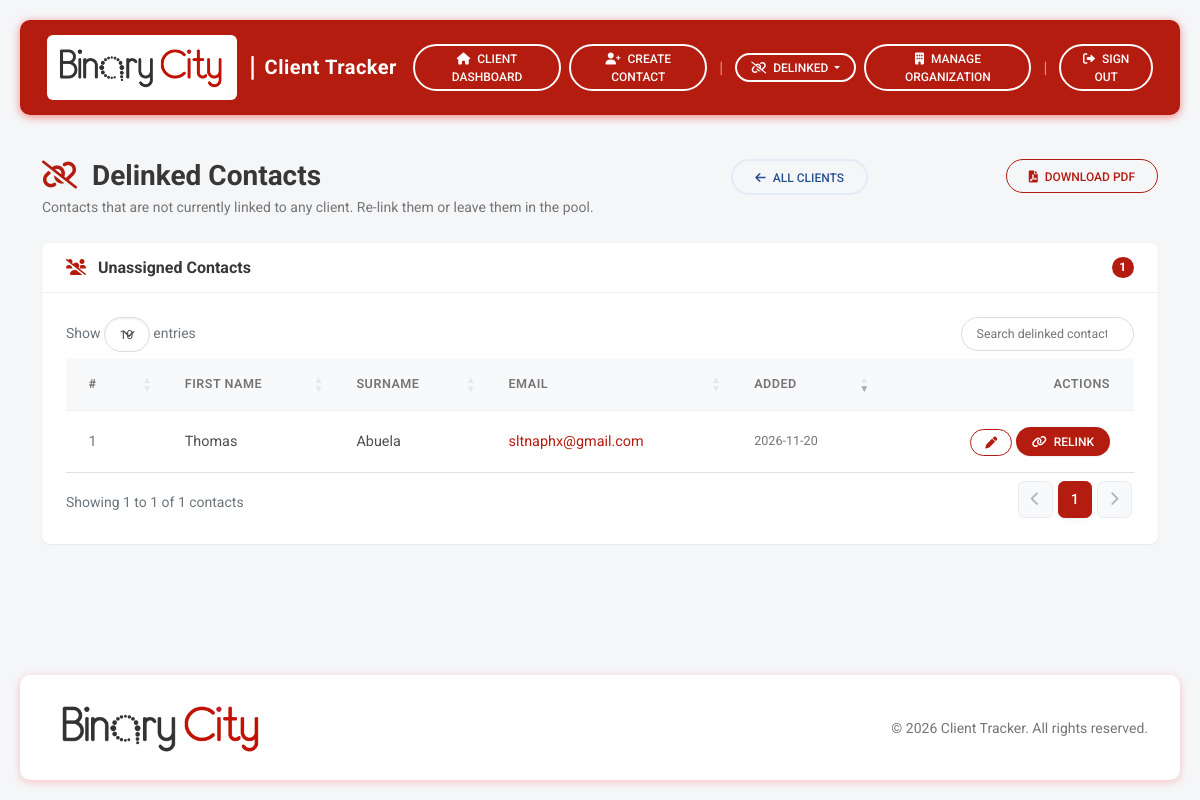
The page /contacts/delinked/ (signed in) on the database as committed earlier.
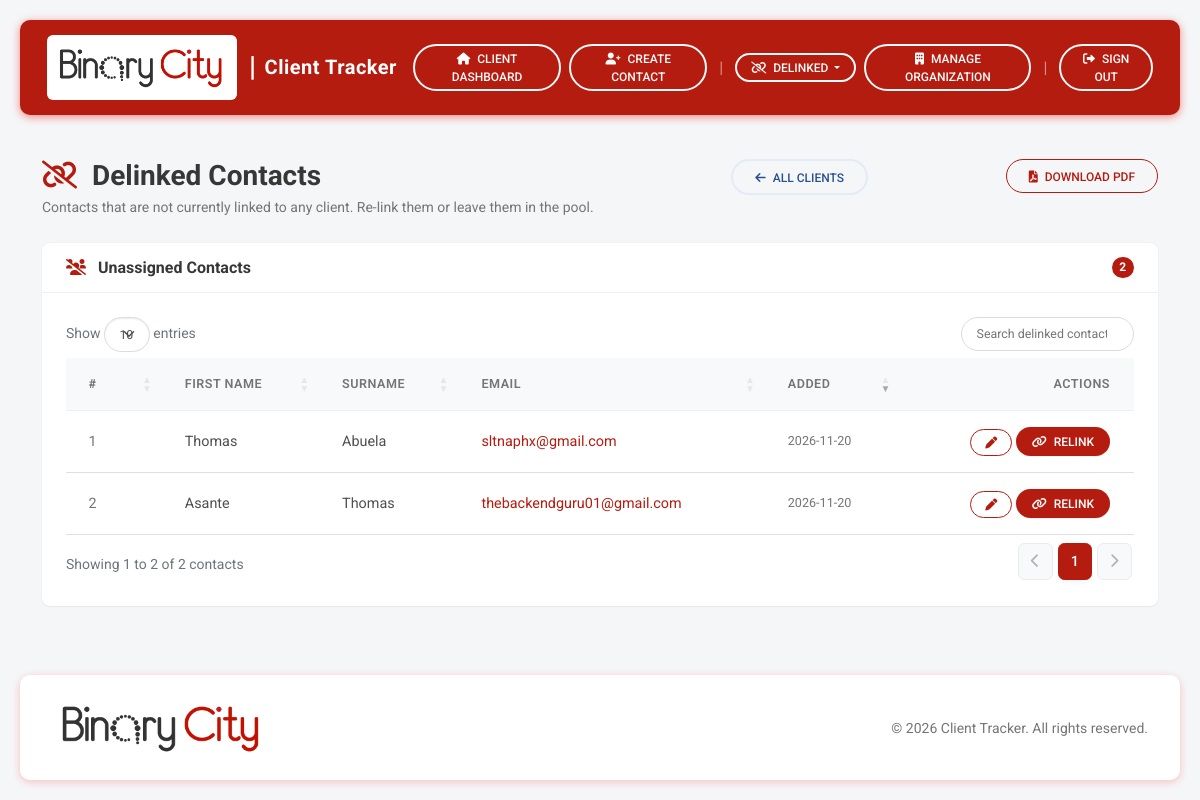
The same page on the database as committed later.
### clientTrackerApp/models.py (models this page shows, shortened)
class Contact(models.Model):
    client = models.ForeignKey(Client,on_delete=models.SET_NULL, null=True,blank=True, related_name="contacts",)
    first_name = models.CharField(max_length=100)
    surname    = models.CharField(max_length=100)
    email      = models.EmailField(unique=True, validators=[EmailValidator()])
    created_at = models.DateTimeField(auto_now_add=True)
    history = HistoricalRecords()
    class Meta:
        ordering = ["surname", "first_name"]

### clientTrackerApp/views.py (the view)
# urls.py: path("contacts/delinked/",      views.delinked_contacts, name="delinked-contacts"),
@login_required
@staff_required
def delinked_contacts(request):
    q = request.GET.get("q", "").strip()
    qs = Contact.objects.filter(client__isnull=True).order_by("surname", "first_name")
    if q:
        qs = qs.filter(
            Q(first_name__icontains=q) |
            Q(surname__icontains=q) |
            Q(email__icontains=q)
        )
    return render(request, "clientTrackerApp/contacts/delinked_list.html", {
        "contacts": qs,
        "q": q,
        "total_clients": Client.objects.count(),
    })

### templates/clientTrackerApp/contacts/delinked_list.html (shortened to what this page needs)
{% extends "base.html" %}
{% block content %}
<div class="d-flex justify-content-between align-items-start mb-4 flex-wrap gap-3">
  <div>
    <h3 class="mb-1 fw-bold">
      <i class="fas fa-link-slash text-ct me-2"></i> Delinked Contacts
    </h3>
    <p class="text-muted mb-0 small">
      Contacts that are not currently linked to any client.
      Re-link them or leave them in the pool.
    </p>
  </div>
  <a class="btn btn-outline-secondary btn-rounded" href="{% url 'client-list' %}">
    <i class="fas fa-arrow-left me-1"></i> All Clients
  </a>
  <a class="btn btn-outline-ct btn-rounded" href="{% url 'contacts-pdf' %}{% if q %}?q={{ q|urlencode }}{% endif %}">
    <i class="fas fa-file-pdf me-1"></i> Download PDF
  </a>
</div>
<div class="card shadow-1 border-0 rounded-3">
  <div class="card-header card-header-clean d-flex justify-content-between align-items-center">
    <div>
      <i class="fas fa-users-slash text-ct me-2"></i>
      <strong>Unassigned Contacts</strong>
    </div>
    <span class="badge bg-ct rounded-pill" id="delinkedCount">{{ contacts|length }}</span>
  </div>
  <div class="card-body">
    <table id="delinkedTable" class="table table-hover align-middle mb-0" style="width:100%;">
      <thead style="background:#f8f9fb;">
        <tr class="text-muted small text-uppercase">
          <th>#</th>
          <th>First Name</th>
          <th>Surname</th>
          <th>Email</th>
          <th>Added</th>
          <th class="text-end pe-4" data-orderable="false">Actions</th>
        </tr>
      </thead>
      <tbody>
        {% for contact in contacts %}
          <tr data-contact-id="{{ contact.pk }}"
              data-contact-name="{{ contact.first_name }} {{ contact.surname }}">
            <td class="text-muted">{{ forloop.counter }}</td>
            <td>{{ contact.first_name }}</td>
            <td>{{ contact.surname }}</td>
            <td>
              <a href="mailto:{{ contact.email }}"
                 class="text-decoration-none text-ct">{{ contact.email }}</a>
            </td>
            <td class="text-muted small"
                data-order="{{ contact.created_at|date:'Y-m-d' }}">
              {{ contact.created_at|date:"Y-m-d" }}
            </td>
            <td class="text-end pe-4">
              <a class="btn btn-sm btn-outline-ct btn-rounded"
                 href="{% url 'contact-edit' contact.pk %}" title="Edit">
                <i class="fas fa-pen"></i>
              </a>
              <a class="btn btn-sm btn-ct btn-rounded shadow-1"
                 href="{% url 'contact-relink' contact.pk %}" title="Relink to a client">
                <i class="fas fa-link me-1"></i> Relink
              </a>
            </td>
          </tr>
        {% endfor %}
      </tbody>
    </table>
  </div>
</div>
{% endblock %}
{% block extra_js %}
<link rel="stylesheet" href="https://cdn.datatables.net/1.13.8/css/dataTables.bootstrap5.min.css">
<link rel="stylesheet" href="https://cdn.datatables.net/responsive/2.5.0/css/responsive.bootstrap5.min.css">
{% endblock %}

Rows that differ between the two databases and show on the page:
now on this page (row edited): Contact: first_name "Asante", surname "Thomas", email "thebackendguru01@gmail.com", created_at "2026-11-20"
Other text that changed with them:
{{ contacts|length }}: "1" → "2"
text written by a page script: "Show entries Showing 1 to 1 of 1 contacts 1" → "Show entries Showing 1 to 2 of 2 contacts 1"
